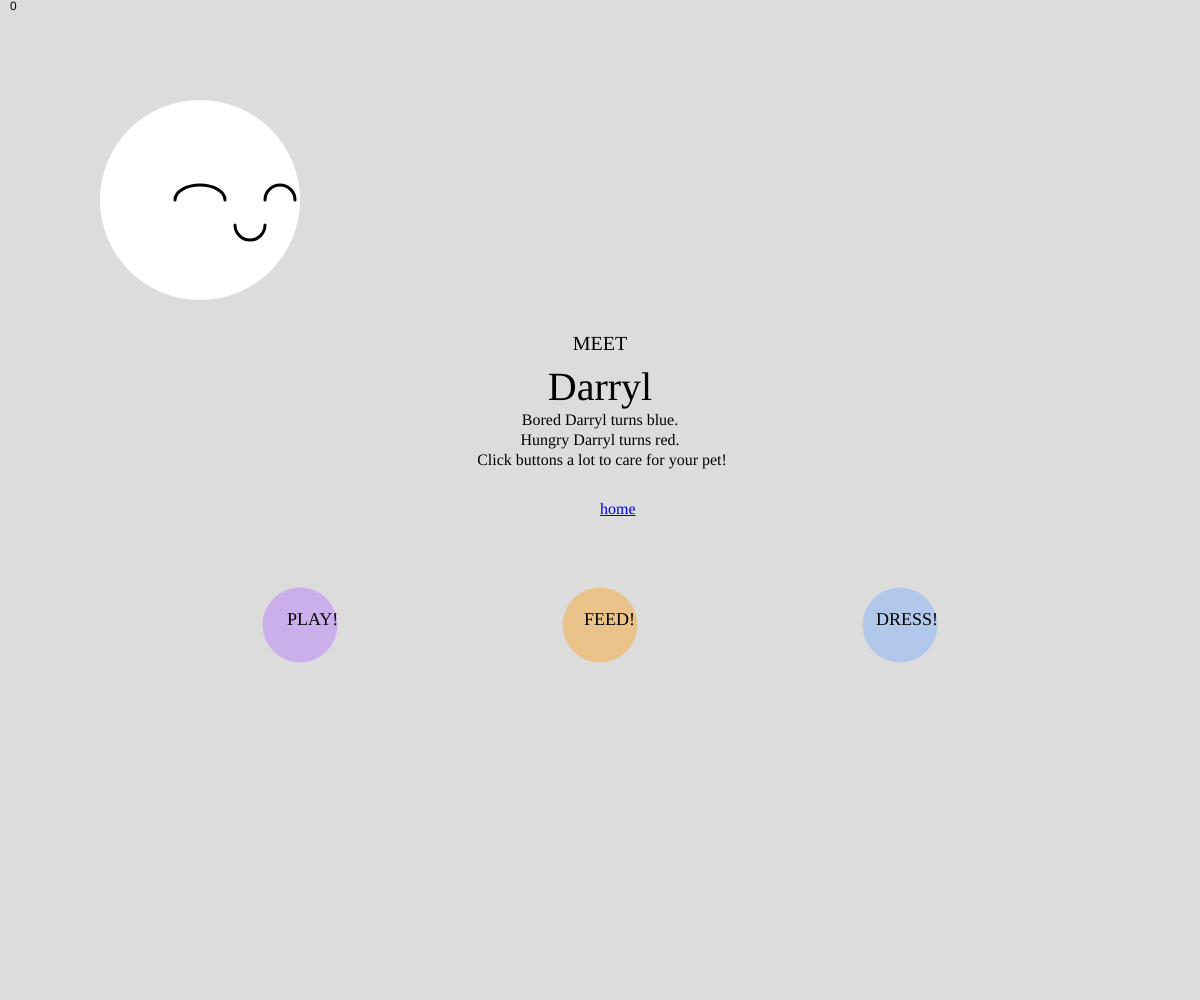
Frame 1 (no input)
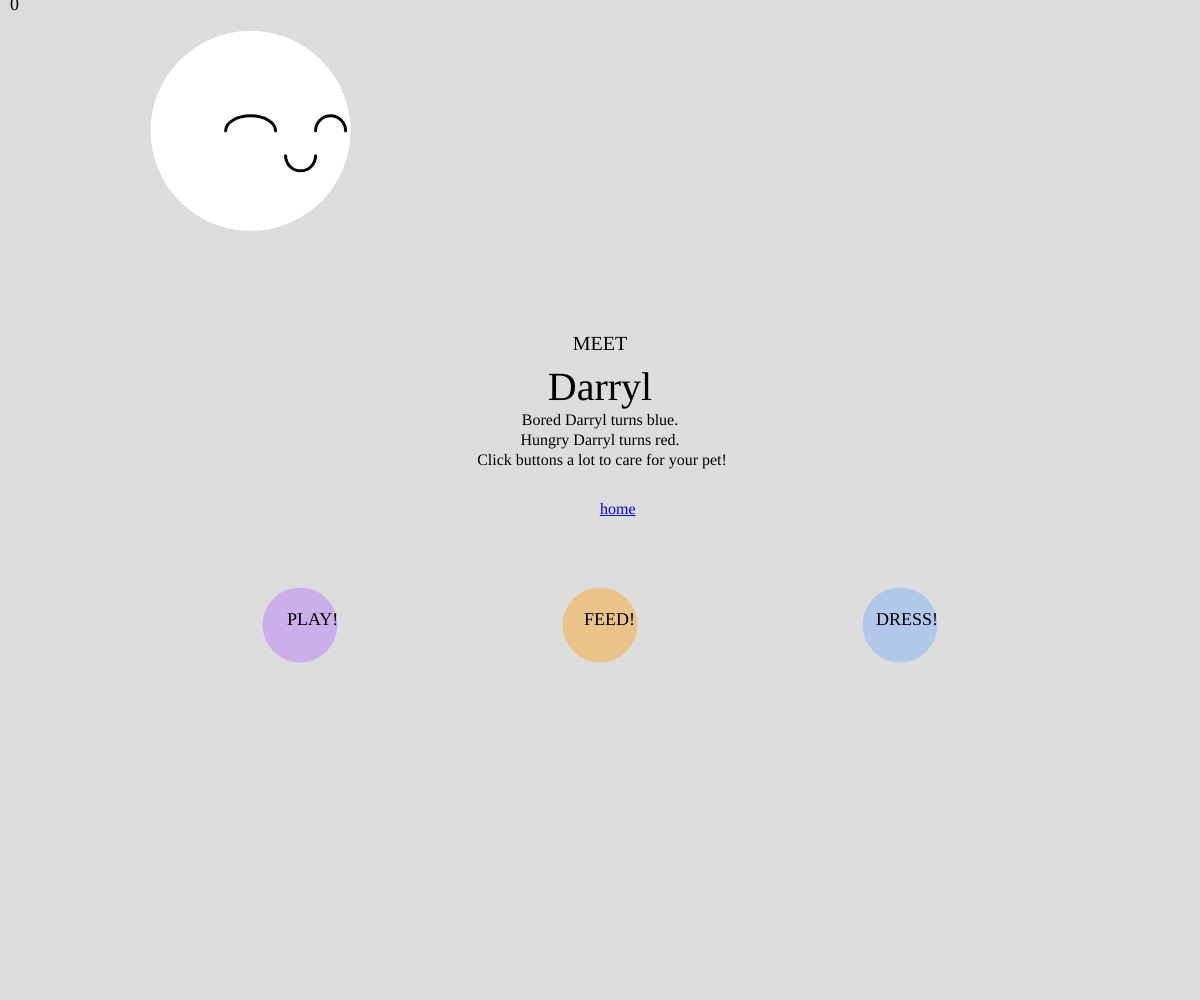
Frame 60 (no input)
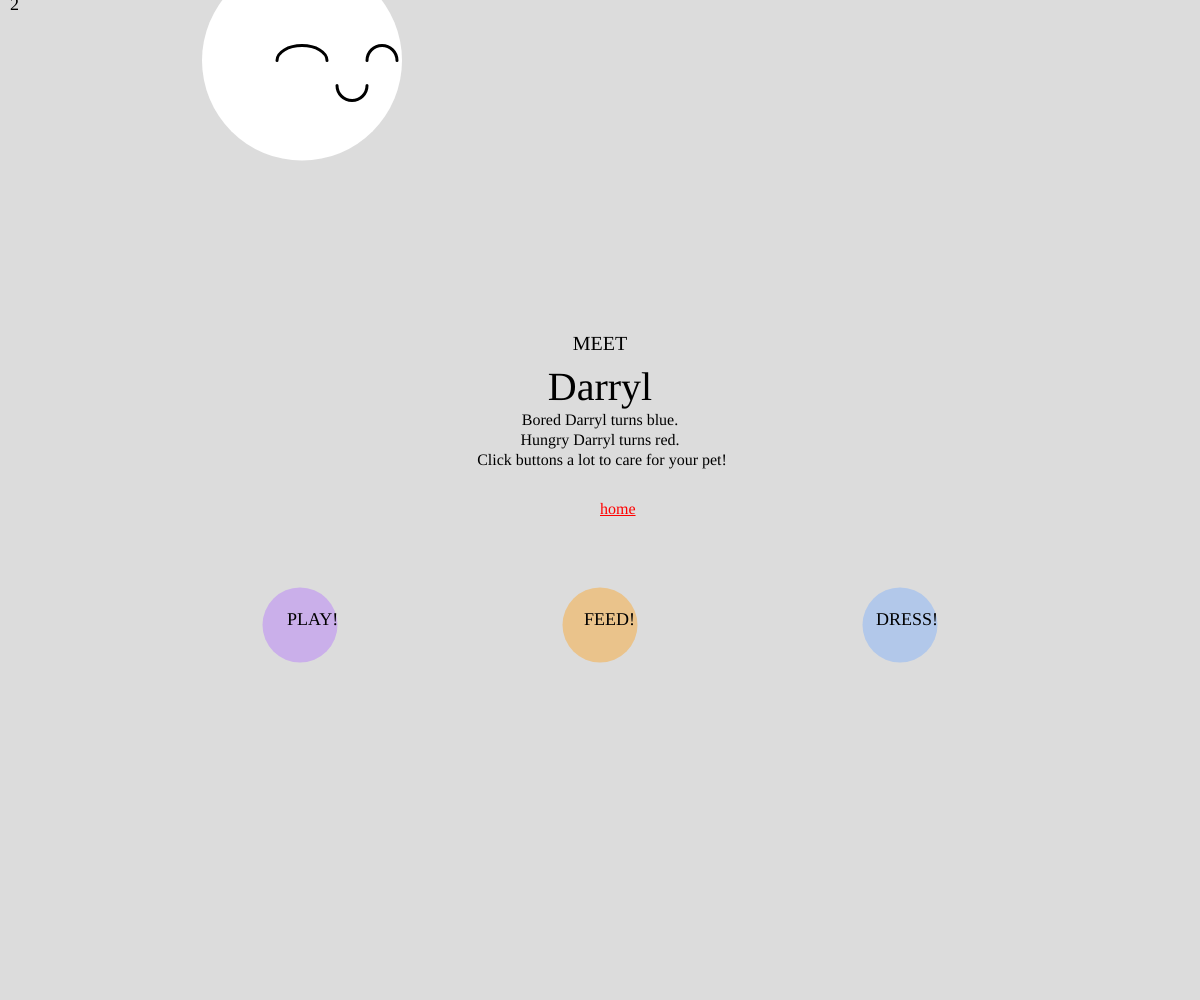
Frame 120 (the mouse pressed at the canvas centre since frame 60)

The p5.js sketch that drew these frames (run headless with seeded random() and noise() and a simulated clock; from frame 60 on, the mouse is pressed at the canvas centre):

// p5.js sketch
// ── sketch.js
let thePet;
let names=[]
let nameSelector;

function setup() {
  createCanvas(windowWidth, windowHeight);
  angleMode(DEGREES)
  thePet = new Tomagotchi();
  names = ["Dwight","Angela","Michael","Pam","Creed","Jim","Meredith","Oscar",
           "Kevin","Toby","Kelly","Ryan","Darryl","Phyllis","Bob Vance","Karen",
           "Jan"]
  nameSelector = int(random(0,names.length))

  let thelink=createA('https://cmorgantywls.github.io/p5/homepage/index.html', 'home')
  thelink.position(width/2, 500);
}

function draw() {
  background(220);
  let secs = createTimer()
  text(secs,10,10)

  fill(0)
  textFont("Megrim")
  textSize(20)
  textAlign(CENTER)
  text("MEET",width/2,height/2-150)
  textSize(40)
  text(names[nameSelector],width/2,height/2-100)
  textSize(16)
textFont("Economica")
  text("Bored " + names[nameSelector] + " turns blue.\n Hungry " +
      names[nameSelector] + " turns red. \n Click buttons a lot to care for your pet!",
      width/2,height/2-75)

  textAlign(LEFT)
  thePet.display()
  thePet.move()
  thePet.funChange(secs)
  thePet.hungerChange(secs)

  thePet.makeButtons()

  // strokeWeight(0);
  // fill(255)
  // ellipse(200,200,200);
  // strokeWeight(3);
  // noFill(0)
  // arc(200,200,50,30,180,0);
  // arc(280,200,30,30,180,0);
  // arc(250,225,30,30,0,180);
}

function mousePressed(){
  thePet.onClick()
}

// ── functionAndClass.js
function createTimer(){
  var secs = int(millis()/1000)
  return secs
}

//Tomagotchi function

class Tomagotchi{
 constructor(){
   this.x = 200
   this.y = 200
   this.xSpeed = random(-2,2)
   this.ySpeed = random(-2,2)
   this.col = color(255,255,255)
   this.faceDiameter = 200
   this.fun=1000
   this.hunger=1000
   this.dirt=1000
 }

  display(){
    if(this.fun>900 && this.hunger>500){
      //content pet
      strokeWeight(0);
      fill(this.col)
      ellipse(this.x,this.y,this.faceDiameter);
      strokeWeight(3);
      noFill(0)
      arc(this.x,this.y,50,30,180,0);
      arc(this.x+80,this.y,30,30,180,0);
      arc(this.x+50,this.y+25,30,30,0,180);
    }

    if(this.fun<900 && this.hunger>500){
      //bored pet
      this.col = color(111,106,255);
      strokeWeight(0);
      fill(this.col)
      ellipse(this.x,this.y,this.faceDiameter);
      strokeWeight(3);
      noFill(0)
      arc(this.x,this.y,50,30,0,180);
      arc(this.x+80,this.y,30,30,0,180);
      arc(this.x+50,this.y+25,30,30,180,0);
    }

    if(this.hunger<500){
      this.col = color(255,0,0);
      strokeWeight(0);
      fill(this.col)
      ellipse(this.x,this.y,this.faceDiameter);
      strokeWeight(3);
      fill(255)
      ellipse(this.x,this.y,50,30);
      ellipse(this.x+80,this.y,30);
      fill(0)
      ellipse(this.x,this.y,10);
      ellipse(this.x+80,this.y,10)
      arc(this.x+50,this.y+25,30,30,180,0);

    }

  }

  move(){
    this.x = this.x + this.xSpeed
    this.y = this.y + this.ySpeed

    if (this.x > width-50 || this.x < 50){
      this.xSpeed=this.xSpeed*-1
    }

    if (this.y > height/2 || this.y < 50){
      this.ySpeed=this.ySpeed*-1
    }
  }

  funChange(seconds){
    if(seconds%10==0){
      this.fun -= 1
      text("Fun: "+this.fun,width/8,10)
      console.log(this.fun)
    }
  }

  hungerChange(seconds){
    if(seconds%5==0){
      text("Hunger: "+this.hunger,width/8*2,10)
      this.hunger-=1
    }
  }

  makeButtons(){
  	strokeWeight(0)
    fill(173,106,255,100)
    ellipse(width/4,height/2+125,75)
    fill(0)
    textFont("Economica")
    textSize(18)
    text("PLAY!",width/4-13,height/2+125)

    strokeWeight(0)
    fill(255,155,13,100)
    ellipse((width/4)*2,height/2+125,75)
    fill(0)
    textFont("Economica")
    textSize(18)
    text("FEED!",(width/4-8)*2,height/2+125)

    strokeWeight(0)
    fill(112,169,255,100)
    ellipse((width/4)*3,height/2+125,75)
    fill(0)
    textFont("Economica")
    textSize(18)
    text("DRESS!",(width/4-8)*3,height/2+125)
  }

  onClick(){
    let playDist = dist(mouseX,mouseY,width/4,height/2+125)
    let feedDist = dist(mouseX,mouseY,(width/4-8)*2,height/2+125)
    let dressDist = dist(mouseX,mouseY,(width/4-8)*3, height/2+125)

    if (playDist<75/2){
     this.fun++
      console.log(this.fun)
    }

    if (feedDist<75/2){
     this.hunger+=5
    }

    if(dressDist<75/2){
     this.col = color(random(255),random(255),random(255));
    }
  }
}

// ── style.css
html, body {
  margin: 0;
  padding: 0;
}
canvas {
  display: block;
}

a{
  font-family: 'Economica';
}
